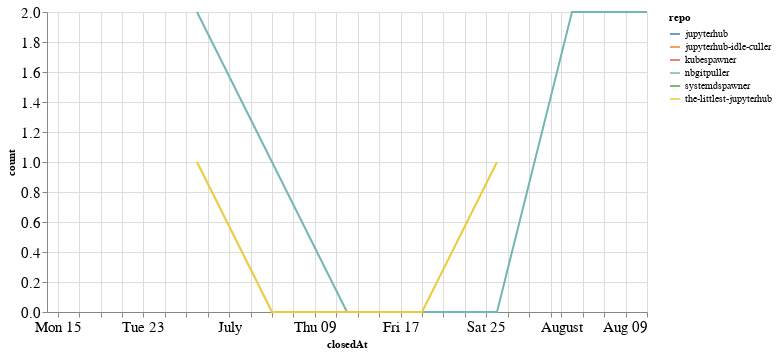

Here is the notebook cell this chart was saved with:
### Code cell
closed_by_time = closed_by.groupby('repo').resample('W', on='closedAt').count()['author'].reset_index()
closed_by_time = closed_by_time.rename(columns={'author': 'count'})

alt.Chart(closed_by_time, width=600).mark_line().encode(
    x='closedAt',
    y='count',
    color='repo',
    tooltip="repo"
)

### Figure 1 — Vega-Lite specification as saved in the notebook (floating-point values rounded to 4 significant figures)
{"config": {"axisLeft": {"labelFontSize": 15}, "axisBottom": {"labelFontSize": 15}}, "data": {"name": "data-ef4b9c059c02502b023a3072fcf7a042"}, "mark": "line", "encoding": {"color": {"type": "nominal", "field": "repo"}, "tooltip": {"type": "nominal", "field": "repo"}, "x": {"type": "temporal", "field": "closedAt"}, "y": {"type": "quantitative", "field": "count"}}, "width": 600, "$schema": "https://vega.github.io/schema/vega-lite/v4.8.1.json", "datasets": {"data-ef4b9c059c02502b023a3072fcf7a042": [{"repo": "jupyterhub", "closedAt": "2020-06-14T00:00:00", "count": 1}, {"repo": "jupyterhub-idle-culler", "closedAt": "2020-06-21T00:00:00", "count": 1}, {"repo": "kubespawner", "closedAt": "2020-08-02T00:00:00", "count": 1}, {"repo": "nbgitpuller", "closedAt": "2020-06-28T00:00:00", "count": 2}, {"repo": "nbgitpuller", "closedAt": "2020-07-05T00:00:00", "count": 1}, {"repo": "nbgitpuller", "closedAt": "2020-07-12T00:00:00", "count": 0}, {"repo": "nbgitpuller", "closedAt": "2020-07-19T00:00:00", "count": 0}, {"repo": "nbgitpuller", "closedAt": "2020-07-26T00:00:00", "count": 0}, {"repo": "nbgitpuller", "closedAt": "2020-08-02T00:00:00", "count": 2}, {"repo": "nbgitpuller", "closedAt": "2020-08-09T00:00:00", "count": 2}, {"repo": "systemdspawner", "closedAt": "2020-07-26T00:00:00", "count": 1}, {"repo": "the-littlest-jupyterhub", "closedAt": "2020-06-28T00:00:00", "count": 1}, {"repo": "the-littlest-jupyterhub", "closedAt": "2020-07-05T00:00:00", "count": 0}, {"repo": "the-littlest-jupyterhub", "closedAt": "2020-07-12T00:00:00", "count": 0}, {"repo": "the-littlest-jupyterhub", "closedAt": "2020-07-19T00:00:00", "count": 0}, {"repo": "the-littlest-jupyterhub", "closedAt": "2020-07-26T00:00:00", "count": 1}]}}
